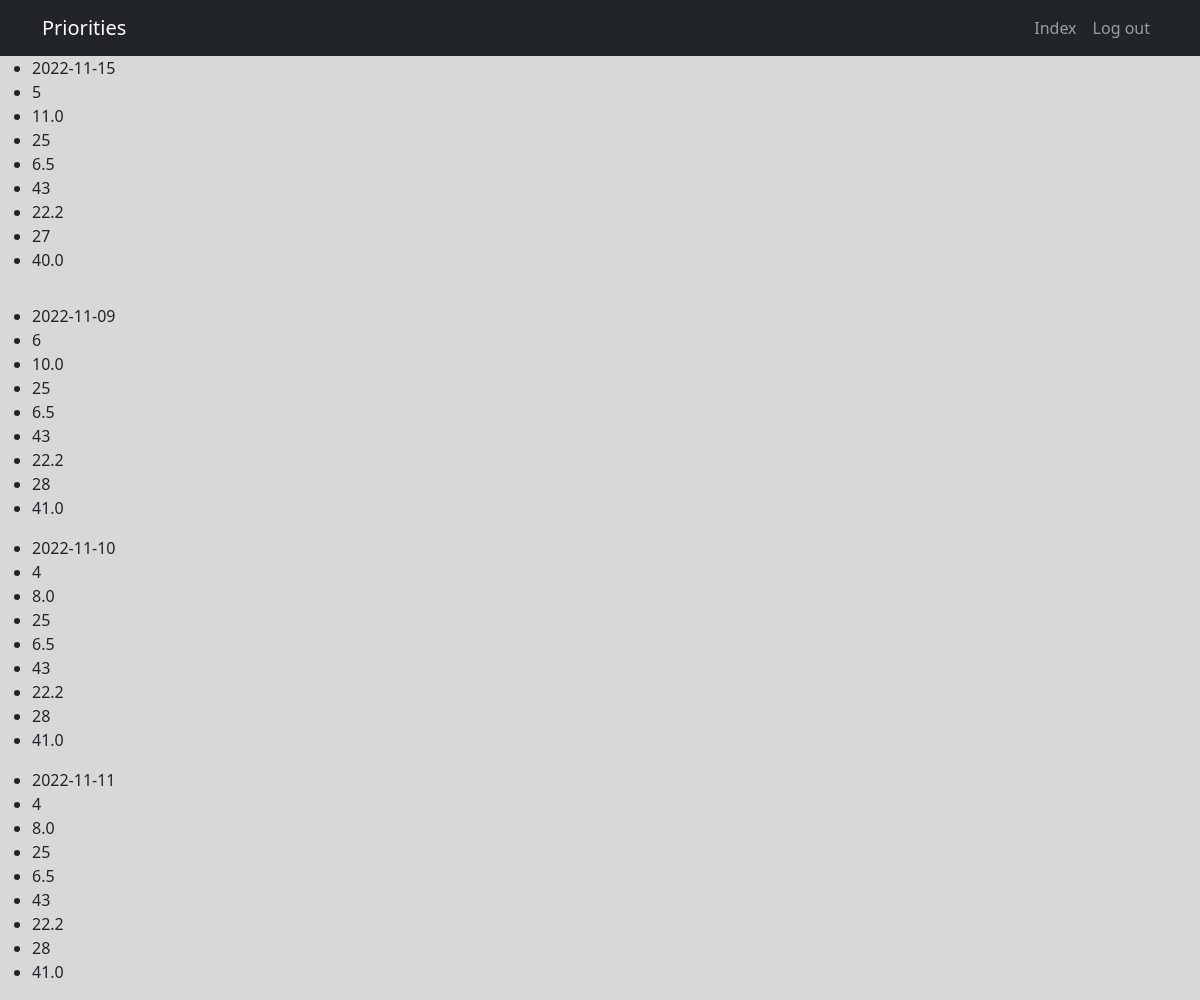
Page /index/ (signed in) on the committed database.
### polls/models.py (models this page shows)
class Priorities(models.Model):
    date = models.CharField(max_length=100, blank=True, null=True)
    urgent_count = models.SmallIntegerField(blank=True, null=True)
    urgent_time = models.FloatField(blank=True,null=True)
    high_count = models.SmallIntegerField(blank=True, null=True)
    high_time = models.FloatField(blank=True,null=True)
    normal_count = models.SmallIntegerField(blank=True,null=True)
    normal_time = models.FloatField(blank=True,null=True)
    low_count = models.SmallIntegerField(blank=True,null=True)
    low_time = models.FloatField(blank=True,null=True)

### polls/views.py (the view)
# urls.py: path('index/', views.index, name='index'),
@login_required
def index(request):
    date_today = datetime.today().strftime('%Y-%m-%d')
    try:
        priority_today = Priorities.objects.get(date=date_today)
        priority = Priorities.objects.exclude(date=date_today)
        return render(request, 'index.html',{'priorities_today': priority_today, 'priorities': priority})
    except:
        view_urls = ['dvd8-11485', 'dvd8-11525','dvd8-11545' ,'dvd8-11565']
        i = priorities(view_urls, {"Authorization": os.environ.get('Authorization') })
        x = Priorities(date=date_today, urgent_count=i.get('urgent_count'), urgent_time=i.get('urgent_time'), high_count=i.get('high_count'), high_time=i.get('high_time'), normal_count=i.get('normal_count'), normal_time=i.get('normal_time'), low_count=i.get('low_count'), low_time=i.get('low_time'))
        x.save()
        priority_today = Priorities.objects.get(date=date_today)
        priority = Priorities.objects.exclude(date=date_today)
        return render(request, 'index.html',{'priorities_today': priority_today, 'priorities': priority})

### polls/templates/index.html
{% extends 'base.html' %}
{% block content %}
    <table class="table table-borderless">
        <ul>
            <li>{{ priorities_today.date }}</li>
            <li>{{ priorities_today.urgent_count }}</li>
            <li>{{ priorities_today.urgent_time }}</li>
            <li>{{ priorities_today.high_count }}</li>
            <li>{{ priorities_today.high_time }}</li>
            <li>{{ priorities_today.normal_count }}</li>
            <li>{{ priorities_today.normal_time }}</li>
            <li>{{ priorities_today.low_count }}</li>
            <li>{{ priorities_today.low_time }}</li>
        </ul>
    </table>
    {% for priority in priorities%}
        <ul>
            <li>{{ priority.date }}</li>
            <li>{{ priority.urgent_count }}</li>
            <li>{{ priority.urgent_time }}</li>
            <li>{{ priority.high_count }}</li>
            <li>{{ priority.high_time }}</li>
            <li>{{ priority.normal_count }}</li>
            <li>{{ priority.normal_time }}</li>
            <li>{{ priority.low_count }}</li>
            <li>{{ priority.low_time }}</li>
        </ul>
    {% endfor %}
{% endblock %}

### polls/templates/base.html (shortened to what this page needs)
<!DOCTYPE html>
<html lang="en">
<head>
    <link rel="stylesheet" href="https://cdn.jsdelivr.net/npm/bootstrap@5.2.1/dist/css/bootstrap.min.css">
</head>
<body>
    <nav class="navbar navbar-expand-lg bg-dark navbar-dark">
        <div class="container">
            <a class="navbar-brand" href="/">Priorities</a>
            <div class="collapse navbar-collapse" id="navbarNav">
                <ul class="navbar-nav ms-auto">
                    {% if user.is_authenticated %}
                    <li class="nav-item">
                        <a class="nav-link" href="{% url 'index' %}">Index</a>
                    </li>
                    <li class="nav-item">
                        <a class="nav-link" href="{% url 'logout' %}">Log out</a>
                    </li>
                    {% endif %}
                </ul>
            </div>
        </div>
    </nav>
    {% block content %}
    {% endblock  %}
</body>
</html>

### polls/templates/base.html (style rules this page uses)
body { background-color: #D8D8D8; }

### rows in the picture
Priorities: date "2022-11-15", urgent_count "5", urgent_time "11.0", high_count "25", high_time "6.5", normal_count "43", normal_time "22.2", low_count "27", low_time "40.0"
Priorities: date "2022-11-09", urgent_count "6", urgent_time "10.0", high_count "25", high_time "6.5", normal_count "43", normal_time "22.2", low_count "28", low_time "41.0"
Priorities: date "2022-11-10", urgent_count "4", urgent_time "8.0", high_count "25", high_time "6.5", normal_count "43", normal_time "22.2", low_count "28", low_time "41.0"
Priorities: date "2022-11-11", urgent_count "4", urgent_time "8.0", high_count "25", high_time "6.5", normal_count "43", normal_time "22.2", low_count "28", low_time "41.0"
